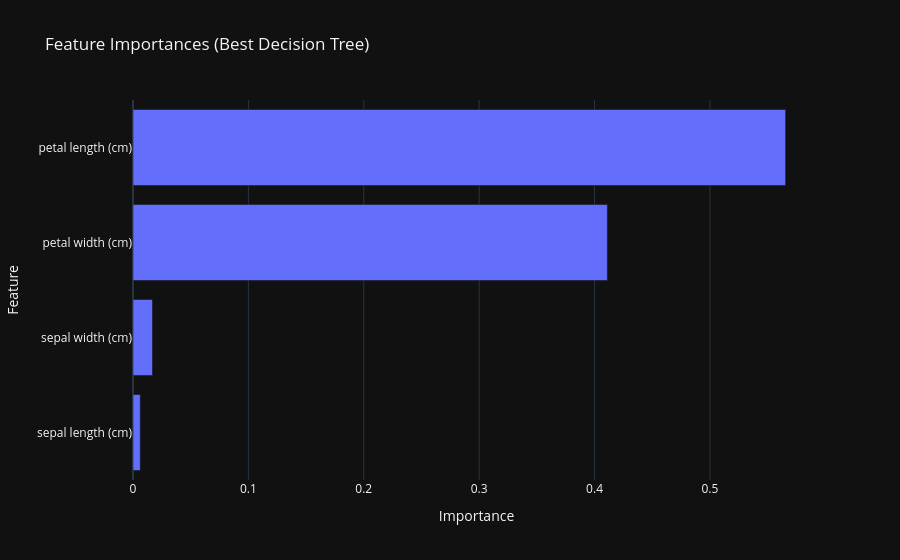

The notebook cell this image was saved under:
### Code cell
importances_best = pd.Series(best_dt.feature_importances_, index=feature_names).sort_values()

fig = px.bar(importances_best, orientation="h",
             title="Feature Importances (Best Decision Tree)",
             template="plotly_dark")
fig.update_layout(xaxis_title="Importance", yaxis_title="Feature",
                  showlegend=False)
fig.show()

### Figure 1 — Plotly figure (JSON) as saved in the notebook; plotly's stock layout.template omitted (floating-point values rounded to 4 significant figures)
{"data": [{"hovertemplate": "variable=0<br>value=%{x}<br>index=%{y}<extra></extra>", "legendgroup": "0", "marker": {"color": "#636efa", "pattern": {"shape": ""}}, "name": "0", "orientation": "h", "showlegend": true, "textposition": "auto", "type": "bar", "x": [0.006329, 0.01688, 0.4112, 0.5656], "xaxis": "x", "y": ["sepal length (cm)", "sepal width (cm)", "petal width (cm)", "petal length (cm)"], "yaxis": "y"}], "layout": {"barmode": "relative", "legend": {"title": {"text": "variable"}, "tracegroupgap": 0}, "showlegend": false, "title": {"text": "Feature Importances (Best Decision Tree)"}, "xaxis": {"anchor": "y", "domain": [0, 1], "title": {"text": "Importance"}}, "yaxis": {"anchor": "x", "domain": [0, 1], "title": {"text": "Feature"}}}}
